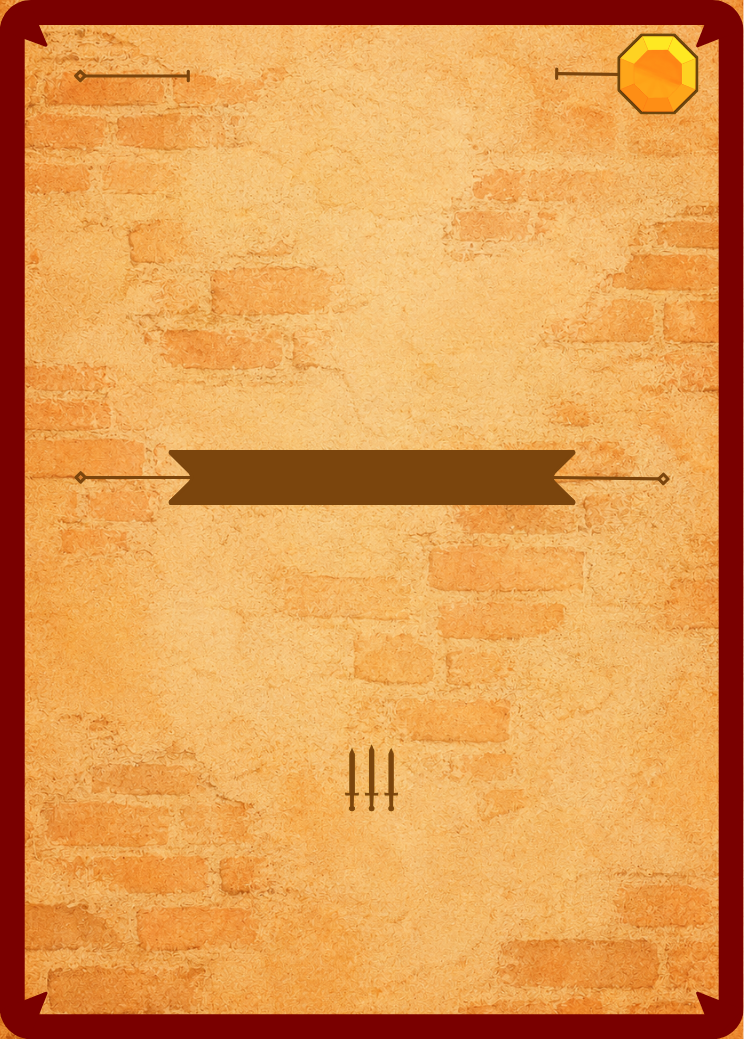
#> input picture card_factory/input/templates/recruit.png, 744 x 1039 px; its folder holds 4 pictures in this run
$ python generate_cards.py
#> lines starting #> are read from the running program, lines starting #| are printed output that depends on the picture; pictures that were not available may be replaced by others from this repository, and a replacement may not be noted
#!/usr/bin/env python3
"""
generate_cards.py
Genera carte Barbacane dal template PDF + JSON dati + PNG illustrazioni.

Utilizzo:
    python generate_cards.py
"""

import json
import textwrap
from pathlib import Path

from PIL import Image, ImageDraw, ImageFont

# ---------------------------------------------------------------------------
# DPI e scala (sovrascrivibili via --dpi)
# ---------------------------------------------------------------------------
DPI   = 300
SCALE = DPI / 72.0

def pt(v: float) -> int:
    return int(round(v * SCALE))


# ---------------------------------------------------------------------------
# Coordinate layout in PUNTI PDF — invarianti per ogni carta con il template v2
# Derivate dall'analisi vettoriale del PDF e misurate sull'output reale.
# ---------------------------------------------------------------------------

CARD_W_PT = 178.50
CARD_H_PT = 249.75
CX_PT     = CARD_W_PT / 2          # 89.25

# Intestazione tipo / sottotipo
TYPE_CX_PT     = CX_PT
TYPE_Y_PT      = 10.7
SUBTYPE_CX_PT  = CX_PT
SUBTYPE_Y_PT   = 21.0

# Ottagono costo — centro dell'immagine embedded rect=[148.1, 8.0, 167.6, 27.5]
COST_CX_PT     = 157.85
COST_CY_PT     =  17.75

# Illustrazione: larghezza = estremo sx linea deco sx → estremo dx linea deco dx
ILLUS_X_LEFT_PT  = 17.9
ILLUS_X_RIGHT_PT = 160.7
ILLUS_WIDTH_PT   = ILLUS_X_RIGHT_PT - ILLUS_X_LEFT_PT   # 142.8 pt
ILLUS_Y_TOP_PT   = 30.0
ILLUS_Y_BOT_PT   = 107.9

# Banner nome — RECRUIT / SPELL / BUILDING
BANNER_Y_TOP_PT = 107.9
BANNER_Y_BOT_PT = 121.2
NAME_CX_PT      = CX_PT
NAME_CY_PT      = 114.7   # centro testo = centro delle lineette decorative dello stendardo

# Statistiche (Y modificate con +7.5 per compensare l'anchor "ls" alla baseline)
STATS_Y1_PT       = 129.8 + 7.5    # ATT  / Specie
STATS_Y2_PT       = 145.9 + 7.5    # GIT  / Evolve
STATS_Y3_PT       = 161.75 + 7.5   # DIF  / Scuola

STATS_LABEL_L_X_PT    = 25.2
STATS_VAL_L_X_PT      = 52.0
STATS_LABEL_R_EDGE_PT = 108.0
STATS_VAL_R_X_PT      = 112.0

# Effetto orda — RECRUIT
HORDE_CX_PT    = CX_PT
HORDE_Y_PT     = 201.8
HORDE_MAX_W_PT = ILLUS_WIDTH_PT   # = 142.8pt — stessi estremi delle lineette decorative

# ---------------------------------------------------------------------------
# Coordinate HERO — banner più in basso, stessi offset dal banner top
# Banner: [39.6, 168.3, 139.0, 181.5]
# ---------------------------------------------------------------------------
H_BANNER_TOP = 168.3
H_BANNER_BOT = 181.5
H_NAME_CY    = (H_BANNER_TOP + H_BANNER_BOT) / 2 + 0.15   # ~175.05
H_STATS_Y1   = H_BANNER_TOP + (STATS_Y1_PT - 7.5 - BANNER_Y_TOP_PT) + 7.5
H_STATS_Y2   = H_BANNER_TOP + (STATS_Y2_PT - 7.5 - BANNER_Y_TOP_PT) + 7.5
H_STATS_Y3   = H_BANNER_TOP + (STATS_Y3_PT - 7.5 - BANNER_Y_TOP_PT) + 7.5
# Nessun horde per hero (non c'è spazio né icona nel template)

# ---------------------------------------------------------------------------
# Coordinate SPELL / BUILDING
# Banner identico al recruit. Due icone sotto il banner:
#   Icona 1 (vuota, effetto base)    center y = 135.0pt → testo da 146pt
#   Icona 2 (piena, prodigio/compl.) center y = 186.7pt → testo da 196pt
# ---------------------------------------------------------------------------
SB_TEXT1_Y      = 146.0
SB_TEXT2_Y      = 196.0
SB_EFFECT_MAX_W = ILLUS_WIDTH_PT

# Building: costo completamento centrato nell'icona piena (color gold, size = costo)
BLDG_COMPL_CX = CX_PT
BLDG_COMPL_CY = 186.7

# ---------------------------------------------------------------------------
# Dimensioni font (pt)
# ---------------------------------------------------------------------------
FSIZE_TYPE    = 11.0
FSIZE_SUBTYPE =  8.0
FSIZE_NAME    =  8.5
FSIZE_COST    =  9.0
FSIZE_STATS   =  7.5
FSIZE_EFFECT  =  8.0

# ---------------------------------------------------------------------------
# Colori
# ---------------------------------------------------------------------------
COLOR_BROWN = (86,  48,   9)
COLOR_GOLD  = (255, 189, 89)

# ---------------------------------------------------------------------------
# Mappings
# ---------------------------------------------------------------------------
TYPE_MAP = {
    "warrior":  "Guerriero",
    "mage":     "Mago",
    "rogue":    "Ladro",
    "cleric":   "Chierico",
    "beast":    "Bestia",
    "spell":    "Magia",
    "building": "Costruzione",
}
SUBTYPE_MAP = {
    "recruit":     "Recluta",
    "hero":        "Eroe",
    "elite":       "Elite",
    "anatema":     "Anatema",
    "sortilegio":  "Sortilegio",
    "incantesimo": "Incantesimo",
}


def snake_to_title(s: str) -> str:
    return " ".join(w.capitalize() for w in s.split("_")) if s else "—"


# ---------------------------------------------------------------------------
# Caricamento JSON (piatto o annidato per categoria)
# ---------------------------------------------------------------------------

def load_cards(json_path: Path) -> tuple[list[dict], dict[str, str]]:
    with open(json_path, encoding="utf-8") as f:
        data = json.load(f)
    if isinstance(data, list):
        all_cards = data
    else:
        all_cards = []
        for v in data.values():
            if isinstance(v, list):
                all_cards.extend(v)
    id_to_name = {c["id"]: c["name"] for c in all_cards}
    return all_cards, id_to_name


# ---------------------------------------------------------------------------
# Template key — determina quale PDF usare in templates/
# ---------------------------------------------------------------------------

def get_template_key(card: dict) -> str:
    t = card.get("type", "")
    if t == "spell":    return "spell"
    if t == "building": return "building"
    return card.get("subtype", "recruit")   # "recruit" o "hero"


# ---------------------------------------------------------------------------
# Font
# ---------------------------------------------------------------------------

def _pick(font_dir: Path, *patterns: str) -> Path | None:
    """Ritorna il primo file in font_dir il cui nome (lower) contiene tutti i pattern."""
    exts = {".ttf", ".otf", ".TTF", ".OTF"}
    for f in sorted(font_dir.iterdir()):
        if f.suffix not in exts:
            continue
        nl = f.name.lower()
        if all(p.lower() in nl for p in patterns):
            return f
    return None


def load_fonts(font_dir: Path) -> dict:
    st_regular = _pick(font_dir, "stixtwotext", "regular")
    st_italic  = _pick(font_dir, "stixtwotext", "italic")
    st_medium  = _pick(font_dir, "stixtwotext", "medium")

    missing = [name for name, f in [("STIXTwoText-Regular", st_regular),
                                     ("STIXTwoText-Italic",  st_italic),
                                     ("STIXTwoText-Medium",  st_medium)] if f is None]
    if missing:
        print(f"  ⚠  Font non trovati: {', '.join(missing)} — uso PIL default per quelli mancanti")

    fallback = ImageFont.load_default()

    def tf(path: Path | None, size_pt: float) -> ImageFont.FreeTypeFont:
        if path is None:
            return fallback
        return ImageFont.truetype(str(path), pt(size_pt))

    return {
        "type":       tf(st_medium,  FSIZE_TYPE),
        "subtype":    tf(st_regular, FSIZE_SUBTYPE),
        "name":       tf(st_medium,  FSIZE_NAME),
        "cost":       tf(st_medium,  FSIZE_COST),
        "stat_label": tf(st_regular, FSIZE_STATS),
        "stat_val":   tf(st_italic,  FSIZE_STATS),
        "effect":     tf(st_italic,  FSIZE_EFFECT),
    }


# ---------------------------------------------------------------------------
# Helpers di disegno
# ---------------------------------------------------------------------------

def draw_mm(draw, cx_pt, cy_pt, text, font, color):
    """Centro-centro."""
    draw.text((pt(cx_pt), pt(cy_pt)), text, font=font, fill=color, anchor="mm")

def draw_mt(draw, cx_pt, y_pt, text, font, color):
    """Centro-top."""
    draw.text((pt(cx_pt), pt(y_pt)), text, font=font, fill=color, anchor="mt")

def draw_lt(draw, x_pt, y_pt, text, font, color):
    """Left-top."""
    draw.text((pt(x_pt), pt(y_pt)), text, font=font, fill=color, anchor="lt")

# [8 lines left out: function draw_rt, not called in this run]


# ---------------------------------------------------------------------------
# Illustrazione
# ---------------------------------------------------------------------------

def wrap_pixels(text: str, font, max_px: int) -> list[str]:
    """Word-wrap basato sulla larghezza reale in pixel, non sul conteggio caratteri."""
    words = text.split()
    lines, current = [], []
    for word in words:
        test = " ".join(current + [word])
        try:
            w = font.getlength(test)
        except AttributeError:
            w = len(test) * max_px / 20   # fallback grezzo
        if w <= max_px or not current:
            current.append(word)
        else:
            lines.append(" ".join(current))
            current = [word]
    if current:
        lines.append(" ".join(current))
    return lines


# [14 lines left out: function paste_illustration, not called in this run]


# ---------------------------------------------------------------------------
# Sezione stats condivisa (recruit + hero, con y parametrizzate)
# ---------------------------------------------------------------------------

def _draw_stats(draw, card: dict, fonts: dict, id_to_name: dict,
                sy1: float, sy2: float, sy3: float) -> None:
    sy = [pt(sy1), pt(sy2), pt(sy3)]

    left_labels = ["ATT:", "GIT:", "DIF:"]
    left_vals   = [str(card.get("att","")), str(card.get("git","")), str(card.get("dif",""))]

    for i, (lbl, val) in enumerate(zip(left_labels, left_vals)):
        draw.text((pt(STATS_LABEL_L_X_PT), sy[i]), lbl, font=fonts["stat_label"],
                  fill=COLOR_BROWN, anchor="ls")
        draw.text((pt(STATS_VAL_L_X_PT),   sy[i]), val, font=fonts["stat_label"],
                  fill=COLOR_BROWN, anchor="ls")

    evo_into = card.get("evolves_into")
    evo_from = card.get("evolves_from")
    if evo_into:
        evo_label = "Evolve in:"
        evo_val   = id_to_name.get(evo_into, snake_to_title(evo_into))
    elif evo_from:
        evo_label = "Evolve da:"
        evo_val   = id_to_name.get(evo_from, snake_to_title(evo_from))
    else:
        evo_label, evo_val = "Evolve in:", "—"

    school     = card.get("school")
    school_str = "Nessuna" if not school else school.capitalize()
    species_str = snake_to_title(card.get("species",""))

    right_labels = ["Specie:", "Scuola:", evo_label]
    right_vals   = [species_str, school_str, evo_val]

    for i, (lbl, val) in enumerate(zip(right_labels, right_vals)):
        try:
            lbl_w = int(round(fonts["stat_label"].getlength(lbl)))
        except AttributeError:
            lbl_w = len(lbl) * pt(FSIZE_STATS) // 2
        lbl_x = pt(STATS_LABEL_R_EDGE_PT) - lbl_w

        draw.text((lbl_x,               sy[i]), lbl, font=fonts["stat_label"],
                  fill=COLOR_BROWN, anchor="ls")
        draw.text((pt(STATS_VAL_R_X_PT), sy[i]), val, font=fonts["stat_val"],
                  fill=COLOR_BROWN, anchor="ls")


# ---------------------------------------------------------------------------
# Blocco testo effetto (spell / building)
# ---------------------------------------------------------------------------

def _draw_effect_block(draw, text: str, fonts: dict, y_start_pt: float) -> None:
    if not text:
        return
    max_px = pt(SB_EFFECT_MAX_W)
    lines  = wrap_pixels(text, fonts["effect"], max_px)
    lh_px  = int(FSIZE_EFFECT * SCALE * 1.35)
    for i, line in enumerate(lines):
        draw_mt(draw, CX_PT, y_start_pt + i * lh_px / SCALE, line, fonts["effect"], COLOR_BROWN)


# ---------------------------------------------------------------------------
# Generazione singola carta — dispatch per tipo
# ---------------------------------------------------------------------------

def generate_card(card: dict, tpl: Image.Image, images_dir: Path,
                  fonts: dict, id_to_name: dict, out_dir: Path,
                  has_img: bool = True) -> None:
    t       = card.get("type", "")
    subtype = card.get("subtype", "")
    cid     = card["id"]

    bg   = tpl.copy().convert("RGBA")
    draw = ImageDraw.Draw(bg)

    # -- Intestazione comune a tutti i tipi --
    tipo      = TYPE_MAP.get(t,       snake_to_title(t))
    sottotipo = SUBTYPE_MAP.get(subtype, snake_to_title(subtype) if subtype else "")
    draw_mt(draw, TYPE_CX_PT, TYPE_Y_PT, tipo, fonts["type"], COLOR_BROWN)
    if sottotipo:
        draw_mt(draw, SUBTYPE_CX_PT, SUBTYPE_Y_PT, sottotipo, fonts["subtype"], COLOR_BROWN)
    draw_mm(draw, COST_CX_PT,    COST_CY_PT,   str(card.get("cost","")), fonts["cost"], COLOR_BROWN)

    if t == "spell":
        # Illustrazione (banner standard)
        if has_img:
            paste_illustration(bg, images_dir / f"{cid}.png")
        # Nome
        draw_mm(draw, NAME_CX_PT, NAME_CY_PT, card.get("name","").upper(), fonts["name"], COLOR_GOLD)
        # Due blocchi effetto sotto le icone stella
        _draw_effect_block(draw, card.get("base_effect",""),    fonts, SB_TEXT1_Y)
        _draw_effect_block(draw, card.get("prodigy_effect",""), fonts, SB_TEXT2_Y)

    elif t == "building":
        # Illustrazione (banner standard)
        if has_img:
            paste_illustration(bg, images_dir / f"{cid}.png")
        # Nome
        draw_mm(draw, NAME_CX_PT, NAME_CY_PT, card.get("name","").upper(), fonts["name"], COLOR_GOLD)
        # Due blocchi effetto sotto le icone torre
        _draw_effect_block(draw, card.get("base_effect",""),     fonts, SB_TEXT1_Y)
        _draw_effect_block(draw, card.get("complete_effect",""), fonts, SB_TEXT2_Y)
        # Costo completamento centrato nell'icona torre piena (gold, stesso size del costo)
        compl = card.get("completion_cost")
        if compl is not None:
            draw_mm(draw, BLDG_COMPL_CX, BLDG_COMPL_CY, str(compl), fonts["cost"], COLOR_GOLD)

    elif subtype == "hero":
        # Illustrazione (banner più in basso)
        if has_img:
            paste_illustration(bg, images_dir / f"{cid}.png", banner_top_pt=H_BANNER_TOP)
        # Nome
        draw_mm(draw, NAME_CX_PT, H_NAME_CY, card.get("name","").upper(), fonts["name"], COLOR_GOLD)
        # Stats con y spostate
        _draw_stats(draw, card, fonts, id_to_name, H_STATS_Y1, H_STATS_Y2, H_STATS_Y3)
        # No horde per l'eroe

    else:  # recruit (default warrior)
        # Illustrazione (banner standard)
        if has_img:
            paste_illustration(bg, images_dir / f"{cid}.png")
        # Nome
        draw_mm(draw, NAME_CX_PT, NAME_CY_PT, card.get("name","").upper(), fonts["name"], COLOR_GOLD)
        # Stats
        _draw_stats(draw, card, fonts, id_to_name, STATS_Y1_PT, STATS_Y2_PT, STATS_Y3_PT)
        # Effetto orda
        effect = card.get("horde_effect","")
        if effect:
            max_px = pt(HORDE_MAX_W_PT)
            lines  = wrap_pixels(effect, fonts["effect"], max_px)
            lh_px  = int(FSIZE_EFFECT * SCALE * 1.35)
            for i, line in enumerate(lines):
                draw_mt(draw, HORDE_CX_PT, HORDE_Y_PT + i * lh_px / SCALE, line, fonts["effect"], COLOR_BROWN)

    # cx_px = pt(CX_PT)
    # draw.line([(cx_px, 0), (cx_px, pt(CARD_H_PT))], fill=(255, 0, 0), width=1)

    out = out_dir / f"{cid}.png"
    bg.convert("RGB").save(out, format="PNG", dpi=(DPI, DPI))
    print(f"  ✓ {out.name}")


# ---------------------------------------------------------------------------
# Main
# ---------------------------------------------------------------------------

CARDS_JSON    = Path(__file__).parent.parent / "data" / "cards.json"
TEMPLATES_DIR = Path("input/templates")
FONTS_DIR     = Path("input/fonts")
IMAGES_DIR    = Path("images")
OUT_DIR       = Path("output")


def main():
    OUT_DIR.mkdir(parents=True, exist_ok=True)

    fonts = load_fonts(FONTS_DIR)
    all_cards, id_to_name = load_cards(CARDS_JSON)
#> (reads card_factory/cards.json from the repository)

    out_dir       = OUT_DIR
    templates_dir = TEMPLATES_DIR
    images_dir    = IMAGES_DIR

    # Cache dei template renderizzati
    tpl_cache: dict[str, Image.Image] = {}

    def get_template(key: str) -> Image.Image | None:
        global SCALE, DPI
        if key in tpl_cache:
            return tpl_cache[key]
        png_path = templates_dir / f"{key}.png"
        if not png_path.exists():
            print(f"  ✗  Template non trovato: {png_path}")
            return None
        img = Image.open(str(png_path)).convert("RGBA")
        # Rileva la scala dalla larghezza reale del PNG (al primo template)
        if not tpl_cache:
            SCALE = img.width / CARD_W_PT
            DPI   = round(SCALE * 72.0)
            print(f"  Scala rilevata: {SCALE:.4f}  (DPI equivalente: {DPI})")
        tpl_cache[key] = img
        print(f"  Template caricato: {png_path.name}  ({img.width}×{img.height}px)")
        return img

    print(f"Carte nel JSON: {len(all_cards)}\n")
    for card in all_cards:
        cid     = card.get("id", "?")
        tpl_key = get_template_key(card)
        has_img = (images_dir / f"{cid}.png").exists()

        print(f"→ {cid}  [{tpl_key}] [img: {'✓' if has_img else '✗ no img'}]")

        tpl = get_template(tpl_key)
#|   Scala rilevata: 4.1681  (DPI equivalente: 300)
#|   Template caricato: recruit.png  (744×1039px)
        if tpl is None:
            continue
        generate_card(card, tpl, images_dir, fonts, id_to_name, out_dir, has_img=has_img)
#> in _draw_stats, `left_vals   = [str(card.get("att","")), str(card.get("git","")), str(c..`: left_vals = ['2', '1', '2']
#> the loop in _draw_stats, `for i, (lbl, val) in enumerate(zip(left_labels, left_vals)):` made 3 passes
#> (lbl, val) on passes 1 to 3: ('ATT:', '2'), ('GIT:', '1'), ('DIF:', '2')
#> in _draw_stats, `evo_into = card.get("evolves_into")`: evo_into = 'san_patrizio'
#> in _draw_stats, `evo_val   = id_to_name.get(evo_into, snake_to_title(evo_into))`: evo_val = 'San Patrizio'
#> in _draw_stats, `school_str = "Nessuna" if not school else school.capitalize()`: school_str = 'Nessuna'
#> in _draw_stats, `species_str = snake_to_title(card.get("species",""))`: species_str = 'Elfo'
#> in _draw_stats, `right_vals   = [species_str, school_str, evo_val]`: right_vals = ['Elfo', 'Nessuna', 'San Patrizio']
#> the loop in _draw_stats, `for i, (lbl, val) in enumerate(zip(right_labels, right_vals)):` made 3 passes
#> (lbl, val, lbl_w, lbl_x) on passes 1 to 3: ('Specie:', 'Elfo', 34, 416), ('Scuola:', 'Nessuna', 33, 417), ('Evolve in:', 'San Patrizio', 44, 406)
#> in generate_card, `effect = card.get("horde_effect","")`: effect = 'Questa carta ottiene +2 GIT.'
#> in generate_card, `lines  = wrap_pixels(effect, fonts["effect"], max_px)`: lines = ['Questa carta ottiene +2 GIT.']
#> the loop in generate_card, `for i, line in enumerate(lines):` made 1 pass
#> in generate_card, `bg.convert("RGB").save(out, format="PNG", dpi=(DPI, DPI))`:
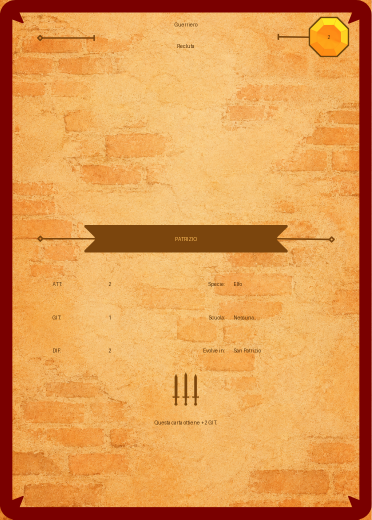
#> saved as patrizio.png: PIL image 744x1039 RGB (shown at 1/2 size); mean R, G, B 223.8, 152.7, 80.9
#> pass 2 of the loop in main, `for card in all_cards:`:
#> in main, `cid     = card.get("id", "?")`: cid = 'san_patrizio'
#> tpl_key = 'hero'
#> has_img = False
#| → san_patrizio  [hero] [img: ✗ no img]
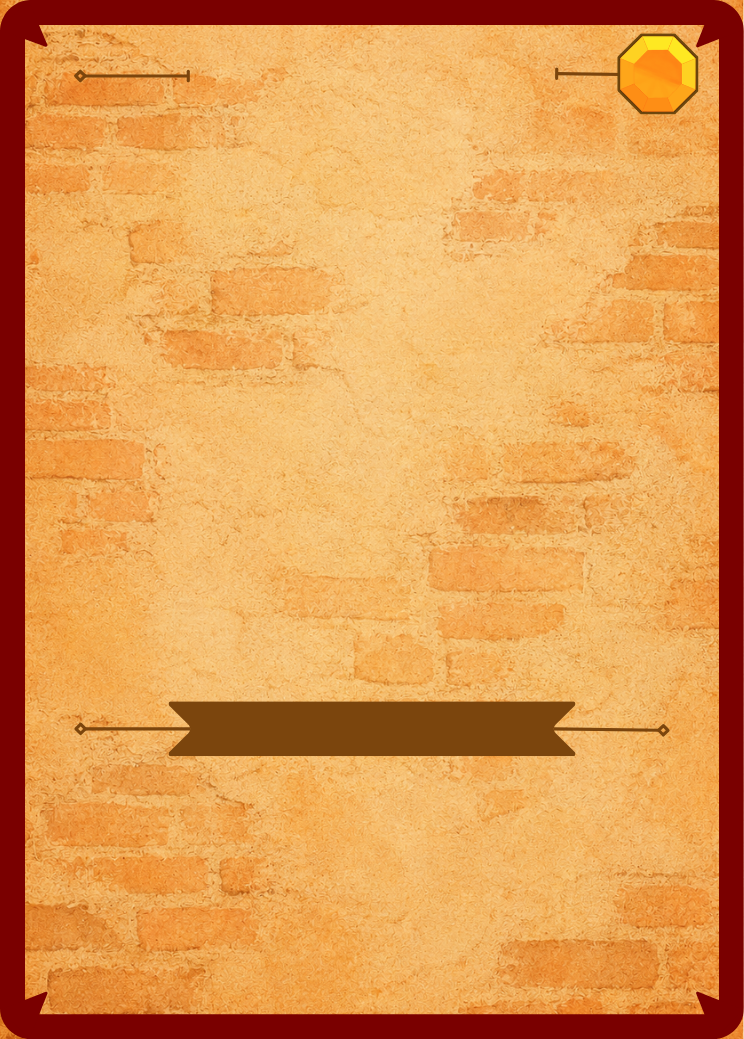
#> input picture card_factory/input/templates/hero.png, 744 x 1039 px
#|   Template caricato: hero.png  (744×1039px)
#> in generate_card (call 2), `t       = card.get("type", "")`: t = 'warrior'
#> subtype = 'hero'
#> in generate_card (call 2), `cid     = card["id"]`: cid = 'san_patrizio'
#> tipo = 'Guerriero'
#> sottotipo = 'Eroe'
#> the loop in _draw_stats (call 2), `for i, (lbl, val) in enumerate(zip(left_labels, left_vals)):` made 3 passes
#> (lbl, val) on passes 1 to 3: ('ATT:', '4'), ('GIT:', '3'), ('DIF:', '3')
#> the loop in _draw_stats (call 2), `for i, (lbl, val) in enumerate(zip(right_labels, right_vals)):` made 3 passes
#> (lbl, val, lbl_w, lbl_x) on passes 1 to 3: ('Specie:', 'Elfo', 34, 416), ('Scuola:', 'Nessuna', 33, 417), ('Evolve da:', 'Patrizio', 45, 405)
#> in generate_card (call 2), `bg.convert("RGB").save(out, format="PNG", dpi=(DPI, DPI))`:
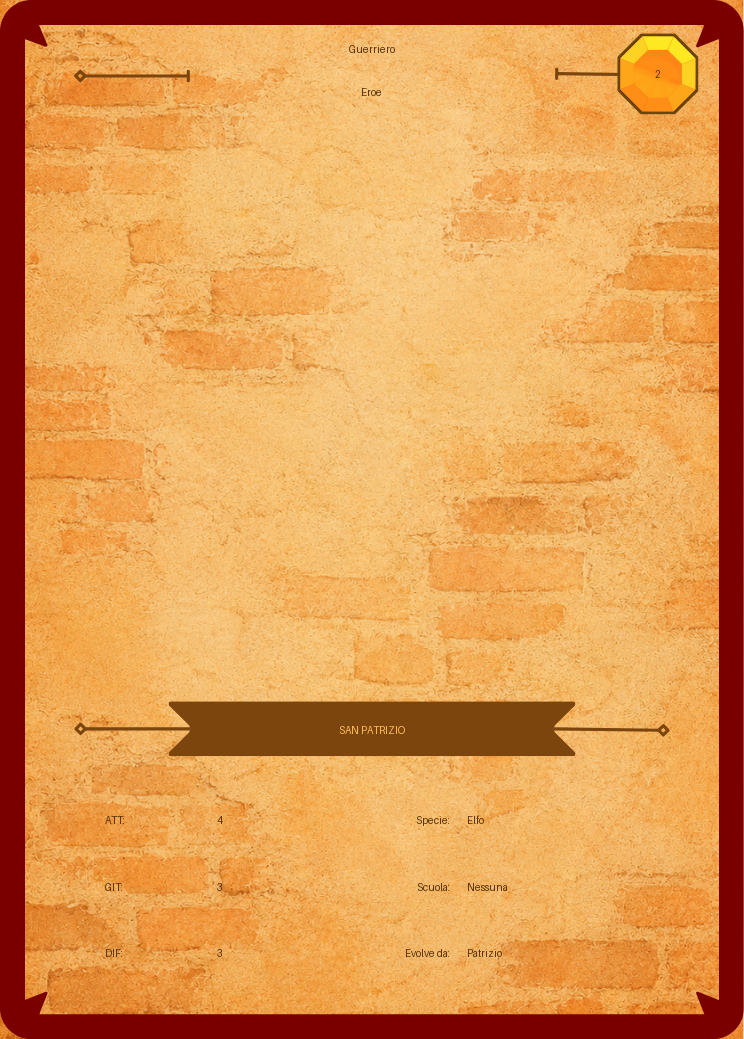
#> saved as san_patrizio.png: PIL image 744x1039 RGB; mean R, G, B 224, 152.9, 81.1
#|   ✓ san_patrizio.png

    print(f"\nFatto — output in '{out_dir}'")


if __name__ == "__main__":
    main()
